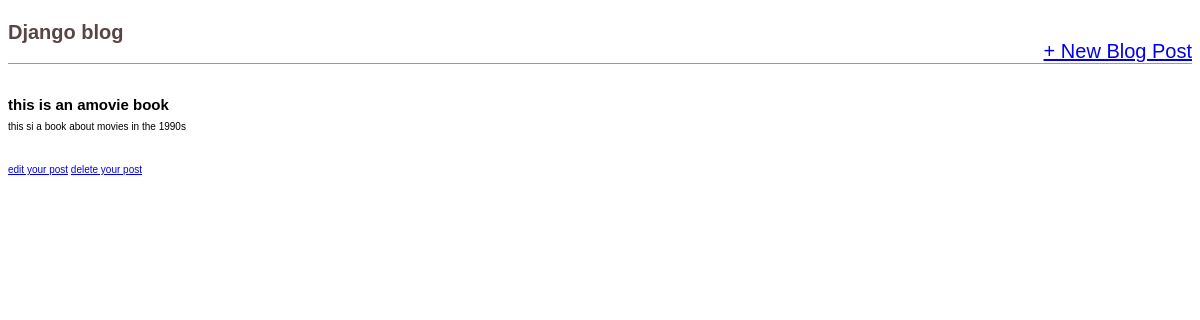
Screenshot of /post/2 with the database file from the repository.
### blog/models.py (models this page shows, shortened)
class Post(models.Model):
    title = models.CharField(max_length=200)
    body = models.TextField()
    author = models.ForeignKey(
        'auth.user',
        on_delete=models.CASCADE,
    )

### blog/views.py (the view)
# urls.py: path('post/<int:pk>',BLogDetailsView.as_view(),name='post_details'),
class BLogDetailsView(DetailView):
    model = Post
    template_name = 'post_details.html'

### templates/post_details.html
{% extends "base.html" %}
{% block content %}
    <div class="post-entry">
        <h2>{{ object.title }}</h2>
        <p>{{ object.body }}</p>
    </div>
    <a href="{% url 'post_edit' object.id %}">edit your post</a>
    <a href="{% url 'post_delete' object.id %}">delete your post</a>
{% endblock content %}

### static/css/base.css (style rules this page uses)
body { font-family: Poppins, sans-serif; font-size: 10px; }
.post-entry { margin-bottom: 2rem; }
.post-entry h2 { margin: 0.5rem 0; }
.post-entry p { margin: 0; font-weight: 400; }

### rows the page displays
Post: title "this is an amovie book", body "this si a book about movies in the 1990s"
